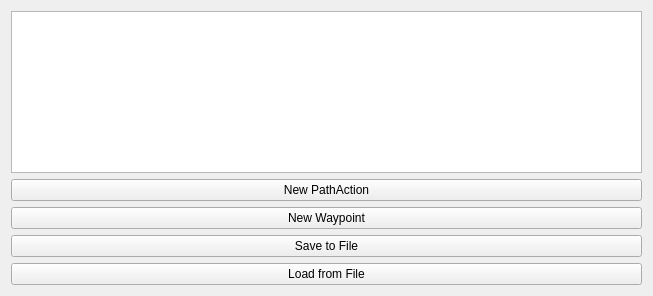
<?xml version="1.0" encoding="UTF-8"?>
<ui version="4.0">
 <class>PathActionEditor</class>
 <widget class="QWidget" name="PathActionEditor">
  <property name="geometry">
   <rect>
    <x>0</x>
    <y>0</y>
    <width>653</width>
    <height>296</height>
   </rect>
  </property>
  <property name="sizePolicy">
   <sizepolicy hsizetype="Expanding" vsizetype="Expanding">
    <horstretch>0</horstretch>
    <verstretch>0</verstretch>
   </sizepolicy>
  </property>
  <property name="windowTitle">
   <string>Form</string>
  </property>
  <layout class="QVBoxLayout" name="verticalLayout_2">
   <item>
    <widget class="QTreeView" name="pathactions">
    </widget>
   </item>
   <item>
    <widget class="QPushButton" name="buttonNewPathAction">
     <property name="text">
      <string>New PathAction</string>
     </property>
    </widget>
   </item>
    <item>
    <widget class="QPushButton" name="buttonNewWaypoint">
     <property name="text">
      <string>New Waypoint</string>
     </property>
    </widget>
   </item>
   <item>
    <widget class="QPushButton" name="buttonSaveFile">
     <property name="text">
      <string>Save to File</string>
     </property>
    </widget>
   </item>
   <item>
    <widget class="QPushButton" name="buttonLoadFile">
     <property name="text">
      <string>Load from File</string>
     </property>
    </widget>
   </item>
  </layout>
 </widget>
 <resources/>
 <connections/>
</ui>
